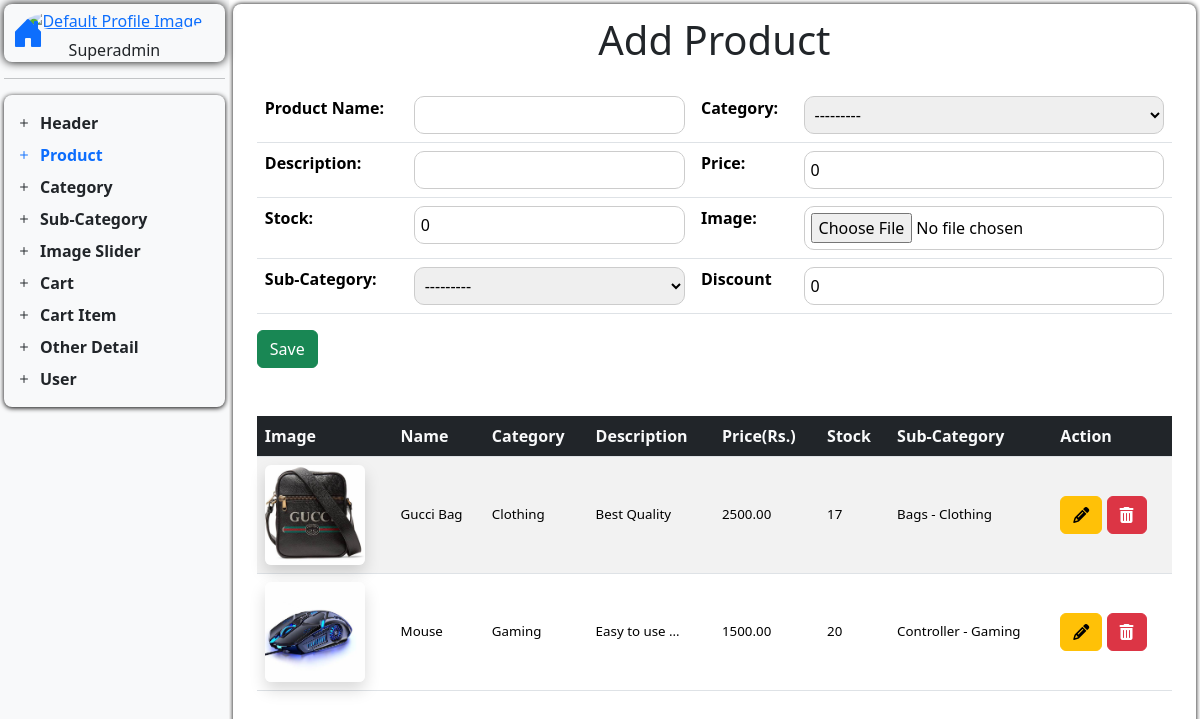
Page /add-product/ on the earlier database version.
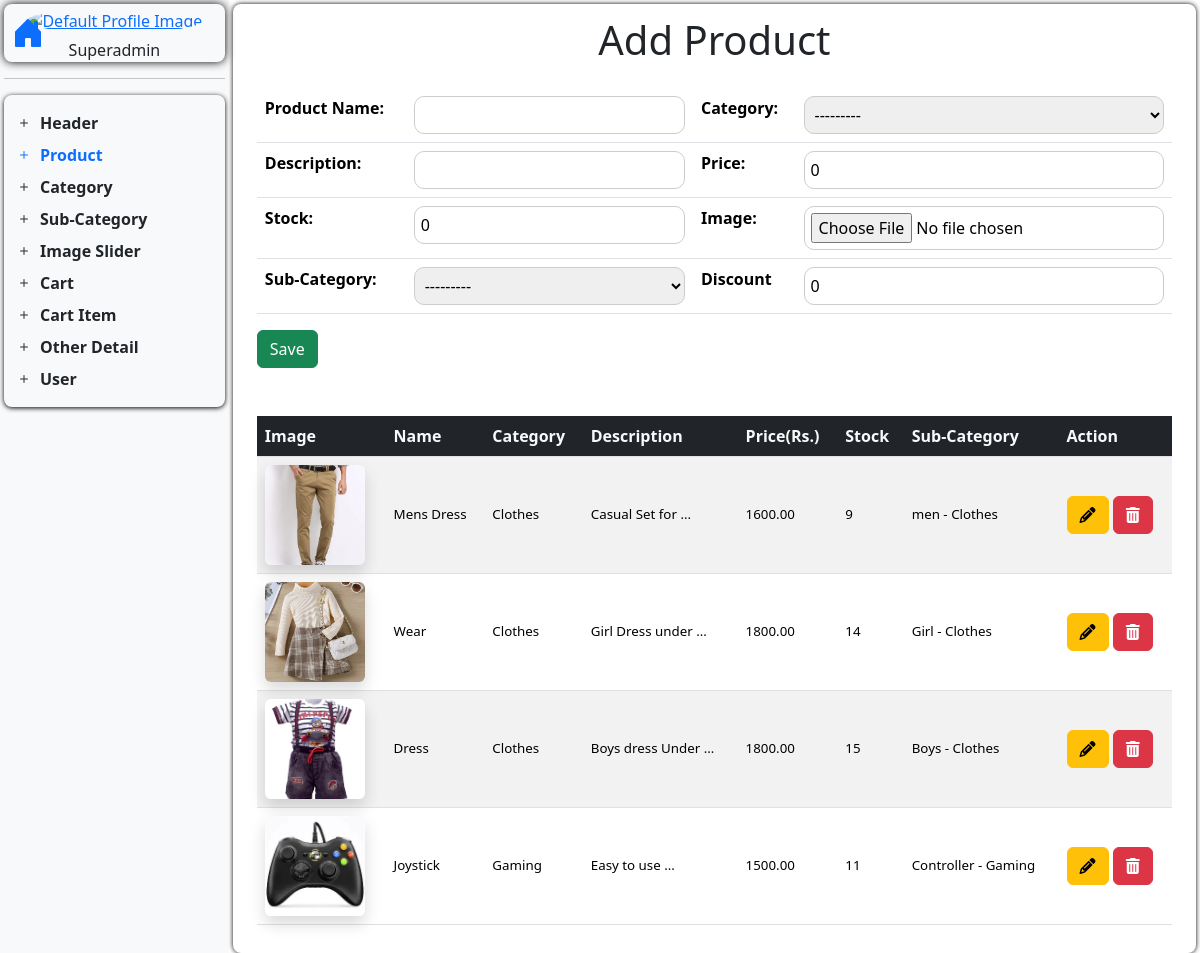
Same page on the later database version.
### techspot_app/models.py (models this page shows, shortened)
class ProductModel(models.Model):
    product_category = models.ForeignKey(
        CategoryModel,
        related_name="productcategory",
        on_delete=models.CASCADE,
    )
    product_name = models.CharField(max_length=200, default="")
    product_description = models.CharField(max_length=200, default="")
    product_price = models.DecimalField(max_digits=10, decimal_places=2, default=0)
    product_image = models.ImageField(
        upload_to="productImage/", default="", null=True, blank=True
    )
    pro_sub_category = models.ForeignKey(
        Sub_CategoryModel,
        related_name="productSubCategory",
        on_delete=models.CASCADE,
        null=True,
        blank=True,
    )
    product_stock = models.IntegerField(default=0)
    product_discount = models.DecimalField(max_digits=5, decimal_places=2, default=0)
    created_at = models.DateField(auto_now_add=True)
    updated_on = models.DateField(auto_now=True)

class CategoryModel(models.Model):
    category_icon = models.CharField(max_length=200, default="", blank=True)
    category_name = models.CharField(max_length=200, default="", unique=True)
    category_image = models.ImageField(
        upload_to="category_image/", default="", null=True, blank=True
    )
    def __str__(self) -> str:
        return f"{self.category_name}"

class Sub_CategoryModel(models.Model):
    sub_category_icon = models.CharField(max_length=200, default="", blank=True)
    sub_category_name = models.CharField(max_length=200, default="", unique=True)
    category = models.ForeignKey(
        CategoryModel, related_name="subcategories", on_delete=models.CASCADE
    )
    def __str__(self) -> str:
        return f"{self.sub_category_name} - {self.category}"

### techspot_app/operationView.py (the view)
# urls.py: path("add-product/", add_product, name="add_product"),
def add_product(request):
    return handle_create(
        request=request,
        model=ProductModel,
        formname=ProductForm,
        redirect_url="add_product",
        template_url="Dashboard/D_Content/add_product.html",
        action_url="add_product",
    )

### techspot_app/forms.py
class ProductForm(forms.ModelForm):
    class Meta:
        model = ProductModel
        fields = "__all__"

### handler/operationhandler.py (called while the page is built)
def handle_create(
        request,
        model,
        formname,
        redirect_url,
        template_url,
        action_url
    ):
    data = model.objects.order_by('-id')
    if request.method == "POST":
        form = formname(request.POST, request.FILES)
        if form.is_valid():
            form.save()
            return redirect(redirect_url)
    else:
        form = formname()
    context = {
        "form": form,
        "data": data,
        'action_url': reverse(action_url)
        }
    return render(request, template_url, context)

### techspot_app/templates/Dashboard/D_Content/add_product.html (shortened to what this page needs)
{% extends "Dashboard/dashboard.html" %}
{% load static %}
{% block add_product %}
<link rel="stylesheet" href="{% static 'CSS/Dashboard/addproduct.css' %}">
<h1 class="text-center mb-4">Add Product</h1>
<div class="container mt-4">
    <table class="table bg-white">
        <tr>
            <th>Product Name:</th>
            <td>{{ form.product_name }}</td>
            <th>Category:</th>
            <td>{{ form.product_category }}</td>
        </tr>
        <tr>
            <th>Description:</th>
            <td>{{ form.product_description }}</td>
            <th>Price:</th>
            <td>{{ form.product_price }}</td>
        </tr>
        <tr>
            <th>Stock:</th>
            <td>{{ form.product_stock }}</td>
            <th>Image:</th>
            <td>
                {{ form.product_image }}
            </td>
        </tr>
        <tr>
            <th>Sub-Category:</th>
            <td>{{ form.pro_sub_category }}</td>
            <th>Discount</th>
            <td>{{ form.product_discount }}</td>
        </tr>
    </table>
    <button type="submit" name="submit" class="btn btn-success">
        {% if form.instance.id %} Update {% else %} Save {% endif %}
    </button>
    <div>
        <table class="table table-striped bg-white mt-5">
            <thead>
                <tr>
                    <th class="bg-dark text-light">Image</th>
                    <th class="bg-dark text-light">Name</th>
                    <th class="bg-dark text-light">Category</th>
                    <th class="bg-dark text-light">Description</th>
                    <th class="bg-dark text-light">Price(Rs.)</th>
                    <th class="bg-dark text-light">Stock</th>
                    <th class="bg-dark text-light">Sub-Category</th>
                    <th class="bg-dark text-light">Action</th>
                </tr>
            </thead>
            <tbody>
                {% for prod in data %}
                <tr>
                    <td class="detl align-middle">
                        {% if prod.product_image and prod.product_image.url %}
                        <img src="{{ prod.product_image.url }}" alt="Product Image" loading="lazy"
                            class="img-fluid rounded shadow" style="width: 100px; height: 100px; object-fit: cover;">
                        {% else %}
                        <img src="{% static 'images/default_image.png' %}" alt="Default Image" loading="lazy"
                            class="img-fluid rounded shadow" style="width: 100px; height: 100px; object-fit: cover;">
                        {% endif %}
                    </td>
                    <td class="detl align-middle">{{ prod.product_name|truncatewords:2 }}</td>
                    <td class="detl align-middle">{{ prod.product_category }}</td>
                    <td class="detl align-middle">{{ prod.product_description|truncatewords:3 }}</td>
                    <td class="detl align-middle">{{ prod.product_price }}</td>
                    <td class="detl align-middle">{{ prod.product_stock }}</td>
                    <td class="detl align-middle">{{ prod.pro_sub_category }}</td>
                    <td class="align-middle">
                        <a href="{% url 'update_product' prod.id %}" class="btn btn-warning"><i
                                class="fas fa-pencil-alt"></i></a>
                        <a href="{% url 'del_product' prod.id %}" class="btn btn-danger"><i
                                class="fas fa-trash-alt"></i></a>
                    </td>
                </tr>
                {% endfor %}
            </tbody>
        </table>
    </div>
</div>
{% endblock %}

Differences in the rows shown:
removed ProductModel: product_image (picture), product_name "Gucci Bag", product_category "Clothing", product_description "Best Quality", product_price "2500.00", product_stock "17", pro_sub_category "Bags - Clothing"
added ProductModel: product_image (picture), product_name "Mens Dress", product_category "Clothes", product_description "Casual Set for …", product_price "1600.00", product_stock "9", pro_sub_category "men - Clothes"
added ProductModel: product_image (picture), product_name "Wear", product_category "Clothes", product_description "Girl Dress under …", product_price "1800.00", product_stock "14", pro_sub_category "Girl - Clothes"
added ProductModel: product_image (picture), product_name "Dress", product_category "Clothes", product_description "Boys dress Under …", product_price "1800.00", product_stock "15", pro_sub_category "Boys - Clothes"
changed ProductModel "Gaming": product_image: a different picture; product_name "Mouse" → "Joystick"; product_stock "20" → "11"
